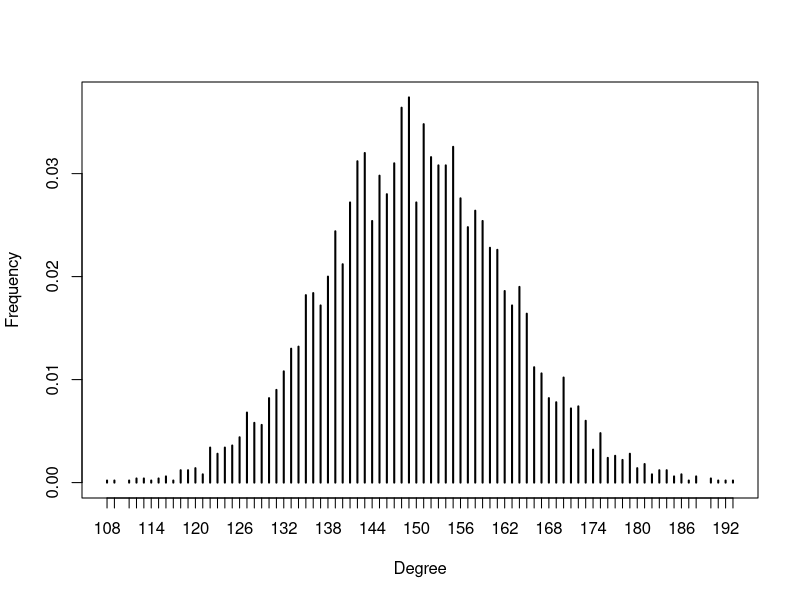

The R source for this figure:
library(igraph)

Rfb = erdos.renyi.game(5000, 0.03)
t = table(degree(Rfb))
# Plotting the frequency plot of degree of each node
plot(t / sum(t),xlab="Degree", ylab="Frequency")